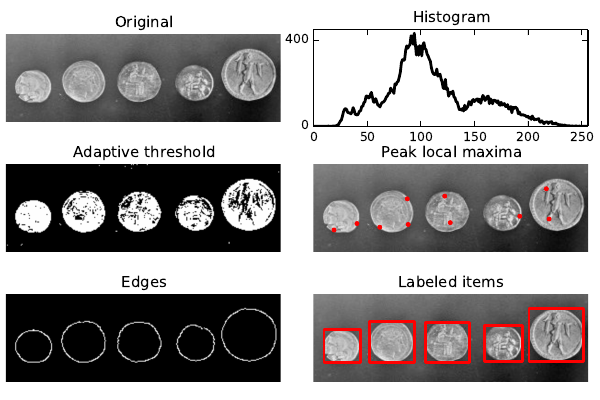

The Python source for this figure:
#!/usr/bin/env python
import numpy as np
import matplotlib
import matplotlib.pyplot as plt

matplotlib.rc('font', size=9)

# Load picture.
from skimage import data
image = data.coins()[0:95, 70:370]

fig, axes = plt.subplots(ncols=2, nrows=3, figsize=(6, 4))
fig.subplots_adjust(left=0.01, right=0.98, top=0.95, bottom=0.01,
                    wspace=0.12, hspace=0.12)
ax0, ax1, ax2, ax3, ax4, ax5  = axes.flat

ax0.imshow(image, cmap=plt.cm.gray)
ax0.set_title('Original')
ax0.axis('off')

# Histogram.
values, bins = np.histogram(image, bins=np.arange(256))

ax1.plot(bins[:-1], values, lw=2, c='k')
ax1.set_xlim(xmax=256)
ax1.set_yticks([0, 400])
ax1.set_aspect(.2)
ax1.set_title('Histogram')

# Apply threshold.
from skimage.filter import threshold_adaptive

bw = threshold_adaptive(image, 95, offset=-15)

ax2.imshow(bw, cmap=plt.cm.gray)
ax2.set_title('Adaptive threshold')
ax2.axis('off')

# Find maxima.
from skimage.feature import peak_local_max

coordinates = peak_local_max(image, min_distance=20)

ax3.imshow(image, cmap=plt.cm.gray)
ax3.autoscale(False)
ax3.plot(coordinates[:, 1], coordinates[:, 0], 'r.')
ax3.set_title('Peak local maxima')
ax3.axis('off')
ax3.axis('off')

# Detect edges.
from skimage import filter

edges = filter.canny(image, sigma=3, low_threshold=10, high_threshold=80)

ax4.imshow(edges, cmap=plt.cm.gray)
ax4.set_title('Edges')
ax4.axis('off')

# Label image regions.
from skimage.measure import regionprops
import matplotlib.patches as mpatches
from skimage.morphology import label

label_image = label(edges)

ax5.imshow(image, cmap=plt.cm.gray)
ax5.set_title('Labeled items')
ax5.axis('off')

for region in regionprops(label_image):
    # Draw rectangle around segmented coins.
    minr, minc, maxr, maxc = region.bbox
    rect = mpatches.Rectangle((minc, minr), maxc - minc, maxr - minr,
                              fill=False, edgecolor='red', linewidth=2)
    ax5.add_patch(rect)

plt.savefig('getting_started.pdf', dpi=600)
